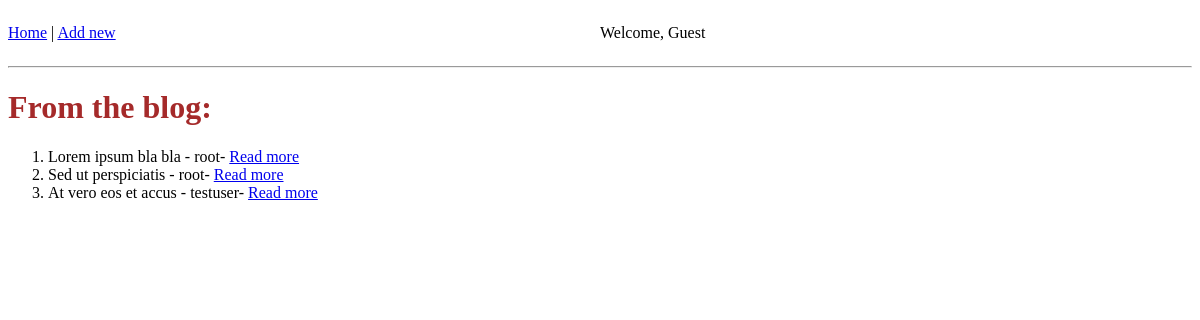
The app's page /, older data.
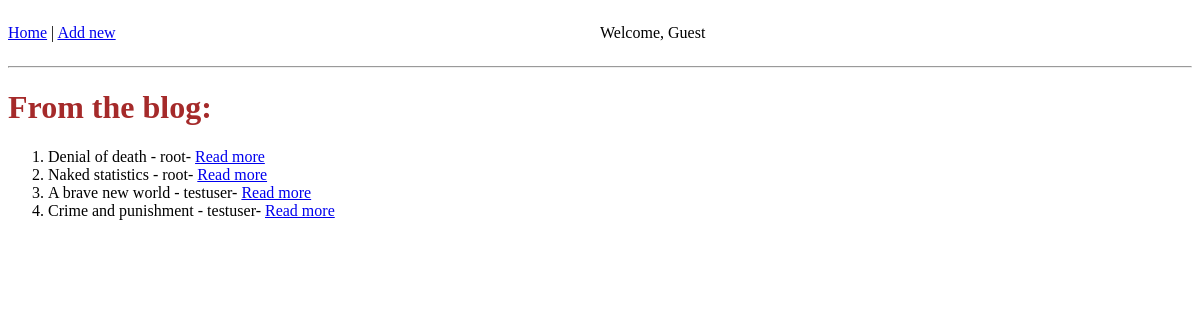
The same page, newer data.
### blog/models.py (models this page shows, shortened)
class Post(models.Model):
    author = models.ForeignKey('auth.User', on_delete=models.CASCADE)
    body = models.TextField(blank=True)
    title = models.CharField(max_length=20)
    def __str__(self):
        return str(self.title)

### blog/views.py (the view)
# urls.py: path('', BlogListView.as_view(), name='home'),
class BlogListView(ListView):
    model = Post
    template_name = 'home.html'
    context_object_name = 'posts'

### blog/templates/home.html
{% extends 'base.html' %}
{% block content %}
<h1>From the blog:</h1>
<ol>
    {% for post in posts %}
    <li>{{ post }} - {{ post.author }}- <a href="{% url 'detail' post.id %}">Read more</a></li>
    {% endfor %}
</ol>
{% endblock %}

### templates/base.html (shortened to what this page needs)
{% load static %}
<!doctype html>
<html lang="en">
<head>
    <link href="{% static 'css/base.css' %}" rel="stylesheet">
</head>
<body>
<div class="header">
    <div>
        <a href="{% url 'home' %}">Home</a> | <a href="{% url 'new' %}">Add new</a>
    </div>
    <div>
        {% if user.is_authenticated %}
        <p>Hallo, {{ user.username}}</p>
        <p>
            <a href="{% url 'logout' %}">Log out</a>
        </p>
        {% else %}
        <p>Welcome, Guest</p>
        {% endif %}
    </div>
</div>
<hr>
{% block content %}
{% endblock %}
</body>
</html>

### static/css/base.css (style rules this page uses)
h1 { color: brown; }

### templates/base.html (style rules this page uses)
.header { display: flex; align-items: center; }
.header div { width: 50%; }

Row changes from the older to the newer data that the page shows:
removed Post: title "At vero eos et accus", author "testuser"
changed Post: title "Lorem ipsum bla bla" → "Denial of death"
changed Post: title "Sed ut perspiciatis" → "Naked statistics"
added Post: title "A brave new world", author "testuser"
added Post: title "Crime and punishment", author "testuser"
